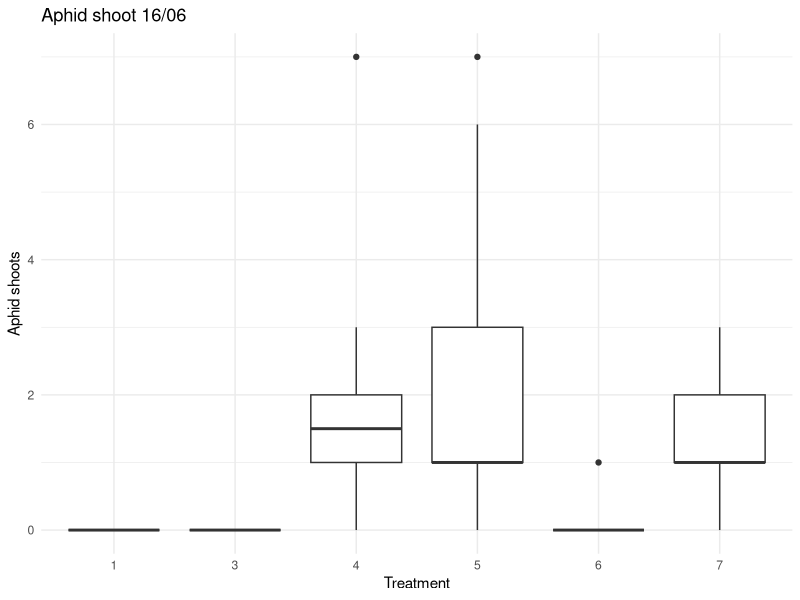
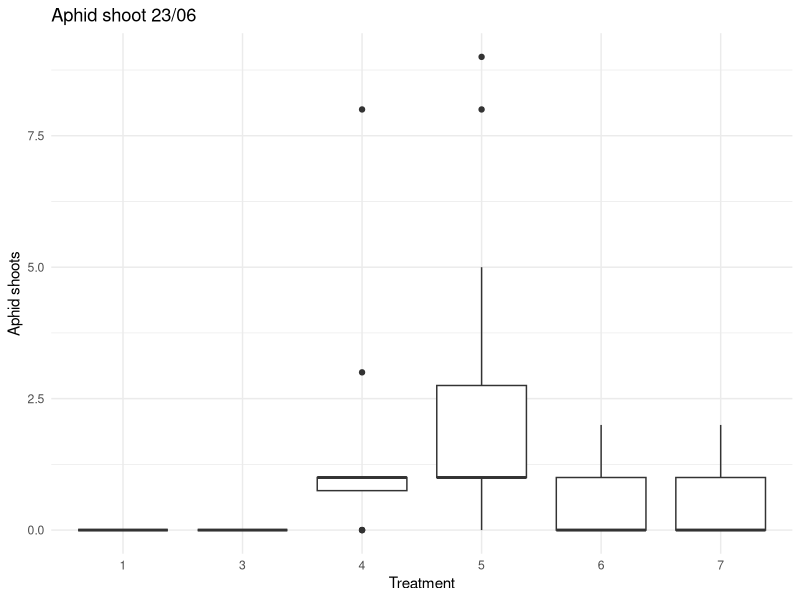
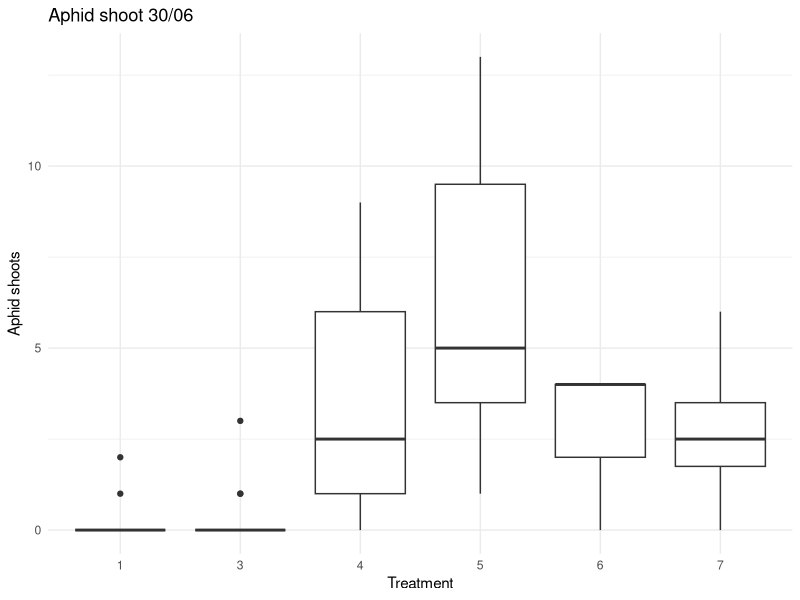
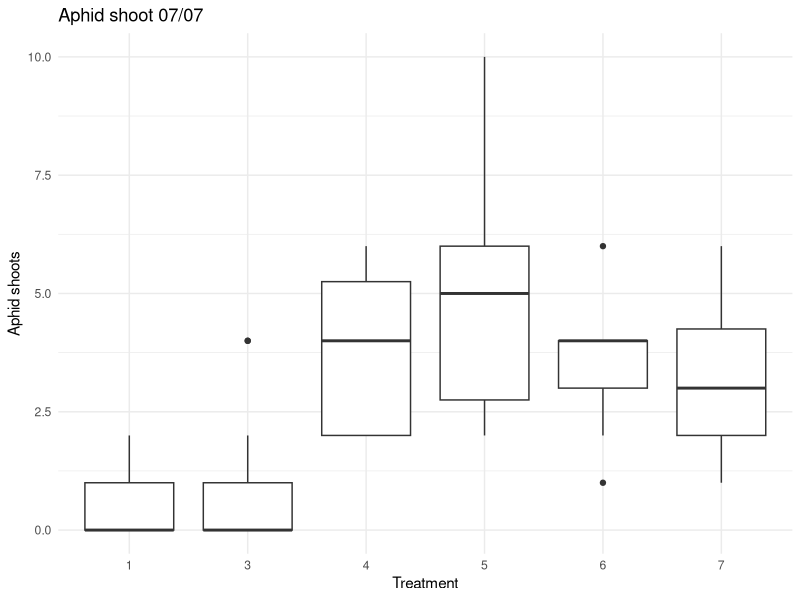

Source code (R) for these figures, in order:
## ---- chunk 1
knitr::opts_chunk$set(echo = TRUE)

library(tidyverse)
library(stringr)
library(readxl)
library(readr)
library(lubridate)
## ---- chunk 2
#Loading dataset
aphid_shoot <- read_excel("data/Aphid_shoot_trial1.xlsx")

spray_frass.df <- aphid_shoot %>% 
  filter(experiment %in% c('felles', '2a'))
## ---- chunk 3

#Making dataframe of each date measured. Filtering out treatment 2 since this is the control for experiment 2b.

aphid_shoot_spray1.df <- spray_frass.df %>%
  filter(!behandling == 2) %>% 
    select(Trenummer,behandling,`Aphid_16/06`) %>% 
    group_by(behandling)

aphid_shoot_spray2.df <- spray_frass.df %>%
  filter(!behandling == 2) %>% 
    select(Trenummer,behandling, `Aphid_ 23/06`) %>% 
    group_by(behandling)

aphid_shoot_spray3.df <- spray_frass.df %>%
  filter(!behandling == 2) %>% 
    select(Trenummer,behandling, `Aphid_30/06`) %>% 
    group_by(behandling)

aphid_shoot_spray4.df <- spray_frass.df %>%
  filter(!behandling == 2) %>% 
    select(Trenummer,behandling, `Aphid_07/07`) %>% 
    group_by(behandling)
## ---- chunk 4

#Making simple boxplots for visualisation

 ggplot(aphid_shoot_spray1.df) +
  aes(x = behandling, y = `Aphid_16/06`) +
  geom_boxplot() +
  scale_color_hue(direction = 1) +
  labs(
    x = "Treatment",
    y = "Aphid shoots",
    title = "Aphid shoot 16/06"
  ) +
   theme_minimal()

 ggplot(aphid_shoot_spray2.df) +
  aes(x = behandling, y = `Aphid_ 23/06`
      ) +
  geom_boxplot() +
  scale_color_hue(direction = 1) +
  labs(
    x = "Treatment",
    y = "Aphid shoots",
    title = "Aphid shoot 23/06"
  ) +
  theme_minimal()


 ggplot(aphid_shoot_spray3.df) +
  aes(x = behandling, y = `Aphid_30/06`
      ) +
  geom_boxplot() +
  scale_color_hue(direction = 1) +
  labs(
    x = "Treatment",
    y = "Aphid shoots",
    title = "Aphid shoot 30/06"
  ) +
  theme_minimal()

 ggplot(aphid_shoot_spray4.df) +
  aes(x = behandling, y = `Aphid_07/07`
      ) +
  geom_boxplot() +
  scale_color_hue(direction = 1) +
  labs(
    x = "Treatment",
    y = "Aphid shoots",
    title = "Aphid shoot 07/07"
  ) +
  theme_minimal()
